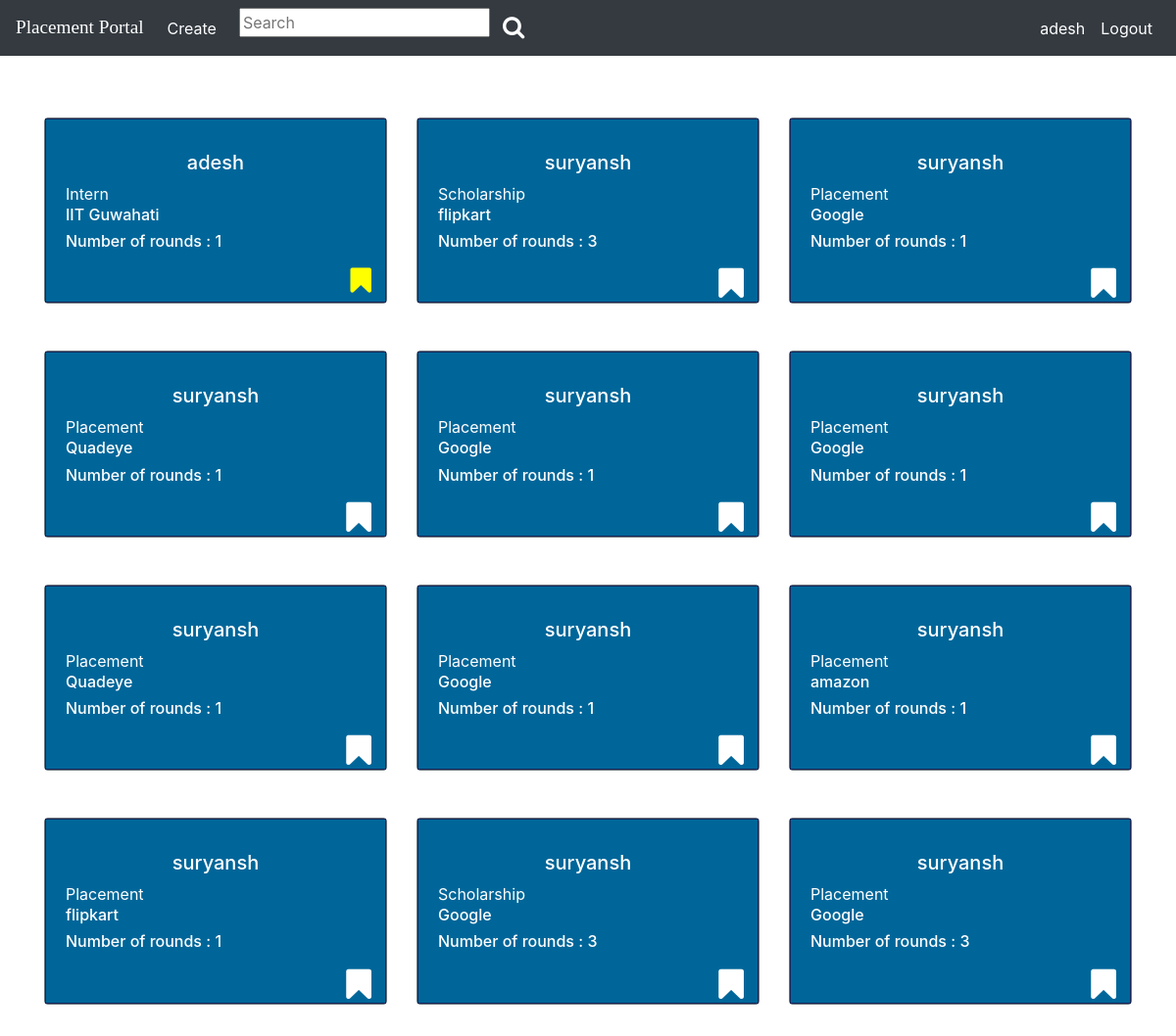
Screenshot of / (signed in) with the database file from the repository.
### experience/models.py (models this page shows)
class Experience(models.Model):
    user=models.ForeignKey(User, on_delete=models.CASCADE, related_name='experiences', null=False)
    company=models.CharField(max_length=50, blank=False, null=False)
    experience_type=models.CharField(max_length=30, blank=False, choices=EXTYPE)
    recruitement_process=models.IntegerField(blank=False)

### PlacementPortal/views.py (the view)
# urls.py: 2. Add a URL to urlpatterns:  path('', Home.as_view(), name='home')
def Home(request):
    context={}
    experiences=Experience.objects.all()
    flag=[]
    for exp in experiences:
        aux=Bookmark.objects.all().filter(experience=exp).filter(user=request.user)
        if len(aux) == 0:
            flag.append(0)
        else :
            flag.append(1)
    context['experiences']=zip(experiences, flag)
    context['form']=BookmarkForm()
    context['searchform']=SearchForm()
    return render(request, 'experience/home.html', context)

### experience/forms.py
class BookmarkForm(forms.ModelForm):
    class Meta():
        model=Bookmark
        fields=[]

class SearchForm(forms.Form):
    pattern=forms.CharField(max_length=25, required=False, label="", widget=forms.TextInput(attrs={'placeholder':'Search'}))
    class Meta():
        widgets = {
            'pattern' : forms.Textarea(attrs={'width':20})
        }

### template/experience/home.html (shortened to what this page needs)
{% load crispy_forms_tags %}
<!doctype html>
<html lang="en">
  <head>
    <link rel="stylesheet" href="https://stackpath.bootstrapcdn.com/bootstrap/4.4.1/css/bootstrap.min.css">
    <link rel="stylesheet" href="path/to/font-awesome/css/font-awesome.min.css">
    <link href="https://maxcdn.bootstrapcdn.com/font-awesome/4.2.0/css/font-awesome.min.css" rel="stylesheet">
  </head>
  <body>
    <nav class="navbar fixed-top navbar-expand-lg navbar-dark bg-dark">
      <a class="navbar-brand" style="font-family:'Monoton', cursive; font-size:1.2em;" href="{% url 'home' %}">Placement Portal</a>
      <ul class='navbar-nav mx-auto'>
        <li class="nav-item active"><a class="nav-link" href="{% url 'experience:create_experience' %}">Create</a></li>
      </ul>
      <div class="col-sm-3 col-md-4">
        <form action={% url 'experience:search_experience' %} method="post" class="navbar-form">
        <div class="input-group">
            <div value={{searchvalue}}>
              {{searchform.pattern}}
            </div>
            <div class="input-group-btn">
              <button class="btn" type="submit"><i class="fa fa-search" aria-hidden="true" style="font-size:24px;color:white"></i></button>
            </div>
        </div>
        </form>
        </div>
      <div class="collapse navbar-collapse" id="navbarSupportedContent">
        <ul class="navbar-nav ml-auto">
          {% if user.is_authenticated %}
          <li class="nav-item active">
            <a class="nav-link" href="#" id="navbarDropdown" role="button" data-toggle="dropdown" aria-haspopup="true" aria-expanded="false">
              {{request.user.username}}
            </a>
          </li>
          <li class="nav-item active">
            <a class="nav-link" href="{% url 'account:user_logout' %}">Logout<span class="sr-only">(current)</span></a>
          </li>
          {% endif %}
        </ul>
      </div>
    </nav>
    <br><br><br><br>
<br>
    <div class="col-md-12">
      <div class="container">
        <div class="row">
          <div class="card-group ">
          {% for experience, f in experiences %}
            <div class="col-md-4">
              <div class="card text-white border-secondary mx-auto mb-5 w-100" style='background-color:rgb(0, 102, 153); '>
                  <div class="card-body" style='border: 1px solid rgb(23, 38, 87) '>
                    <div class="card-text">
                      <h5 style="text-align:center">{{experience.user.username}}</h5>
                      <div >
                        <h8 style="text-align:left"> {{experience.experience_type}}
                          <span><h6> {{experience.company}}</h6></span></h8>
                      </div>
                      <h6>Number of rounds : {{experience.recruitement_process}}</h6>
                      {% if f == 1 %}
                        <form action={% url 'experience:bookmark_experience' experience.pk %} method="post">
                          <div style="position: absolute; right: 2px;">
                            <button class="btn" type="submit"><i class="fa fa-bookmark" aria-hidden="true" style="font-size:30px;color:yellow"></i></button>
                          </div>
                        </form>
                      {% else %}
                        <form action={% url 'experience:bookmark_experience' experience.pk %} method="post">
                          <div style="position: absolute; right: 2px;">
                            <button class="btn" type="submit"><i class="fa fa-bookmark" aria-hidden="true" style="font-size:36px;color:white"></i></button>
                          </div>
                        </form>
                      {% endif %}
                      <br>
                    </div>
                  </div>
              </div>
            </div>
          {% endfor %}
          </div>
        </div>
      </div>
  </body>
</html>

### rows the page displays
Experience: user.username "adesh", experience_type "Intern", company "IIT Guwahati", recruitement_process "1"
Experience: user.username "suryansh", experience_type "Scholarship", company "flipkart", recruitement_process "3"
Experience: user.username "suryansh", experience_type "Placement", company "Google", recruitement_process "1"
Experience: user.username "suryansh", experience_type "Placement", company "Quadeye", recruitement_process "1"
Experience: user.username "suryansh", experience_type "Placement", company "Google", recruitement_process "1"
Experience: user.username "suryansh", experience_type "Placement", company "Google", recruitement_process "1"
Experience: user.username "suryansh", experience_type "Placement", company "Quadeye", recruitement_process "1"
Experience: user.username "suryansh", experience_type "Placement", company "Google", recruitement_process "1"
Experience: user.username "suryansh", experience_type "Placement", company "amazon", recruitement_process "1"
Experience: user.username "suryansh", experience_type "Placement", company "flipkart", recruitement_process "1"
Experience: user.username "suryansh", experience_type "Scholarship", company "Google", recruitement_process "3"
Experience: user.username "suryansh", experience_type "Placement", company "Google", recruitement_process "3"

### other values shown
{{ request.user.username }} "adesh"
